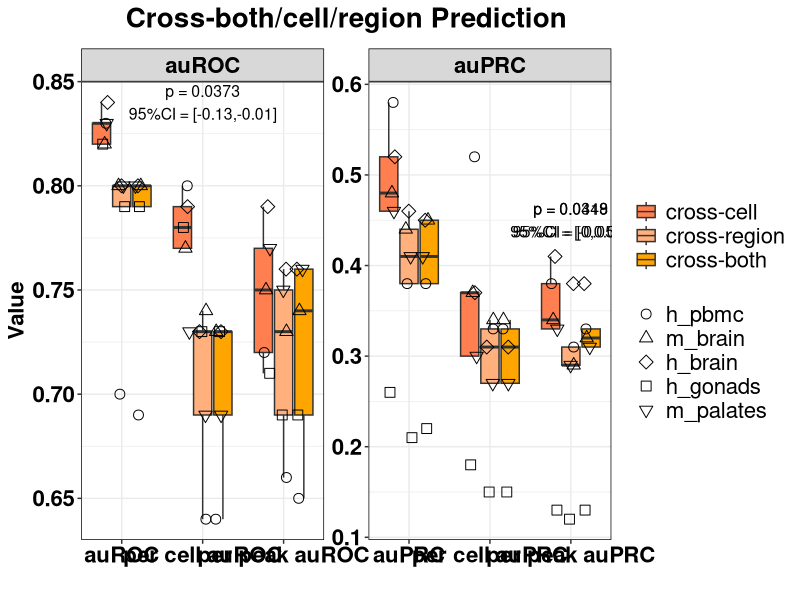
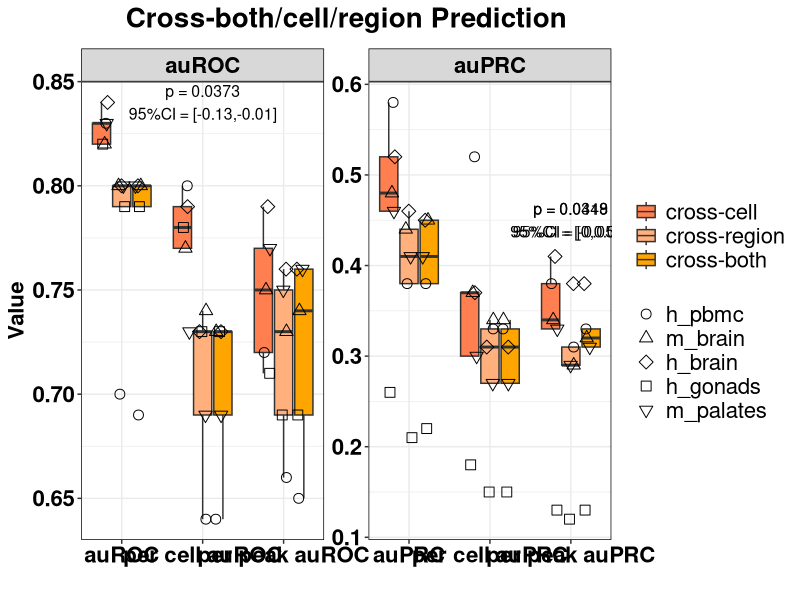

Write the R code that produced these figures, in order.
library(ggplot2)
library(readr)
library(dplyr)
library(tidyr)
df <- read_csv('cross-both-cell-region_auc.csv')
# Convert Metric & Method & Test to factor and specify the order
df$Metric <- factor(df$Metric, levels = c("auROC", "per cell auROC", "per peak auROC", 
                                          "auPRC", "per cell auPRC", "per peak auPRC"))
df$Dataset<-factor(df$Dataset, levels = c("h_pbmc","m_brain","h_brain",'h_gonads','m_palates'))
df$Test<-factor(df$Test,levels=c('cross-cell','cross-region','cross-both'))

######################################
# Add 2 new column to group auROC(overall,per-cell,per-peak) and auPRC(overall,per-cell,per-peak),respectively
df <- df %>%
  mutate(MetricType = ifelse(grepl("auPRC", Metric), "auPRC", "auROC"))%>%
  mutate(MetricType = factor(MetricType, levels = c("auROC", "auPRC")))

# Count the quantity of each facet type
metric_counts <- df %>%
  group_by(MetricType) %>%
  summarise(count = n(), .groups = "drop")

######################################
y_pos <- df %>% 
  group_by(Metric) %>% 
  summarise(max_val = max(Value))

# Obtain all the methods that need to be compared (excluding the cross-both itself)
other_methods <- unique(df$Test[df$Test != "cross-both"])

# Extract the data of cross-both as the benchmark
crossboth_data <- df %>% 
  filter(Test == "cross-both") %>% 
  select(Dataset, Metric, MetricType, Value_cross_both = Value)

# Generate comparative data
comparison_data <- df %>%
  filter(Test != "cross-both") %>% 
  inner_join(crossboth_data, by = c("Dataset", "Metric", "MetricType")) %>%
  mutate(diff = Value_cross_both - Value)

# Calculate statistical results
annotation_df <- comparison_data %>%
  group_by(Metric, Test) %>%  # Group by Metric & Test
  summarise(
    mean_diff = mean(diff, na.rm = TRUE),
    se_diff = sd(diff, na.rm = TRUE) / sqrt(n()),
    lower_ci = mean_diff - qt(0.975, df = n()-1) * se_diff,
    upper_ci = mean_diff + qt(0.975, df = n()-1) * se_diff,
    p_value = t.test(Value_cross_both, Value, paired = TRUE)$p.value,
    .groups = "drop"
  ) %>%
  mutate(
    p_value_label = ifelse(p_value < 0.05,
                           paste0("p = ", signif(p_value, digits = 3)),
                           NA_character_)
  ) %>%
  # Merge the MetricType and Y-axis position information
  left_join(distinct(df, Metric, MetricType), by = "Metric") %>% 
  left_join(
    df %>% group_by(Metric) %>% summarise(max_val = max(Value)),
    by = "Metric"
  ) %>% 
  mutate(y_position = ifelse(p_value < 0.05, max_val + 0.04, NA_real_))


ggplot(df, aes(x = Metric, y = Value)) +
  geom_boxplot(aes(group = interaction(Metric, Test), fill = Test),
               alpha = 1, outlier.shape = NA) +
  geom_jitter(
    aes(group = interaction(Metric, Test), shape = Dataset),
    position = position_jitterdodge(
      jitter.width = 0.3,
      dodge.width = 0.6
    ), size = 3, alpha = 1, color = "black"
  ) +
  scale_fill_manual(values = c("cross-cell" = "#FF7F50", 'cross-both' = '#FFA500', 'cross-region' = '#FFB07C')) +
  scale_shape_manual(
    values = c(
      "h_pbmc" = 1,
      "m_brain" = 2,
      "h_brain" = 5,
      "h_gonads" = 0,
      "m_palates" = 6
    )
  ) +
  scale_x_discrete(expand = expansion(add = c(0.5, 0.5))) +
  guides(color = guide_legend(order = 1), fill = guide_legend(order = 2)) +
  facet_wrap(~MetricType, scales = "free") +
  theme_bw() +
  theme(
    axis.text.x = element_text(angle = 0, hjust = 0.5, size = 16, face = "bold", color = "black", margin = margin(t = 2)),
    axis.text.y = element_text(size = 16, face = "bold", color = "black"),
    axis.title = element_text(size = 16, color = "black", face = "bold"),
    legend.title = element_blank(),
    plot.title = element_text(hjust = 0.5, size = 20, face = "bold", margin = margin(b = 10)),
    legend.text = element_text(size = 16),
    strip.background = element_rect(fill = rgb(0.5, 0.5, 0.5, 0.3), color = "black", size = 0.5),
    strip.text = element_text(size = 16, face = "bold", color = "black"),
    strip.text.x = element_text(size = 16, face = "bold", color = "black"),
    panel.border = element_rect(size = 0.5, color = "black")
  ) +
  labs(title = "Cross-both/cell/region Prediction", x = "", y = "Value") + 
  geom_text(
    data = annotation_df %>% filter(p_value < 0.05),
    aes(x = Metric, y = y_position, label = paste0(p_value_label, "\n95%CI = [", 
                                                   round(lower_ci, 2), ",", 
                                                   round(upper_ci, 2), "]")),
    inherit.aes = FALSE, size = 4,
    color = "black", hjust = 0.5
  )


ggsave("cross-both_auc_box.pdf", plot = last_plot(), 
       width = 10, height = 6, units = "in",dpi=300)
